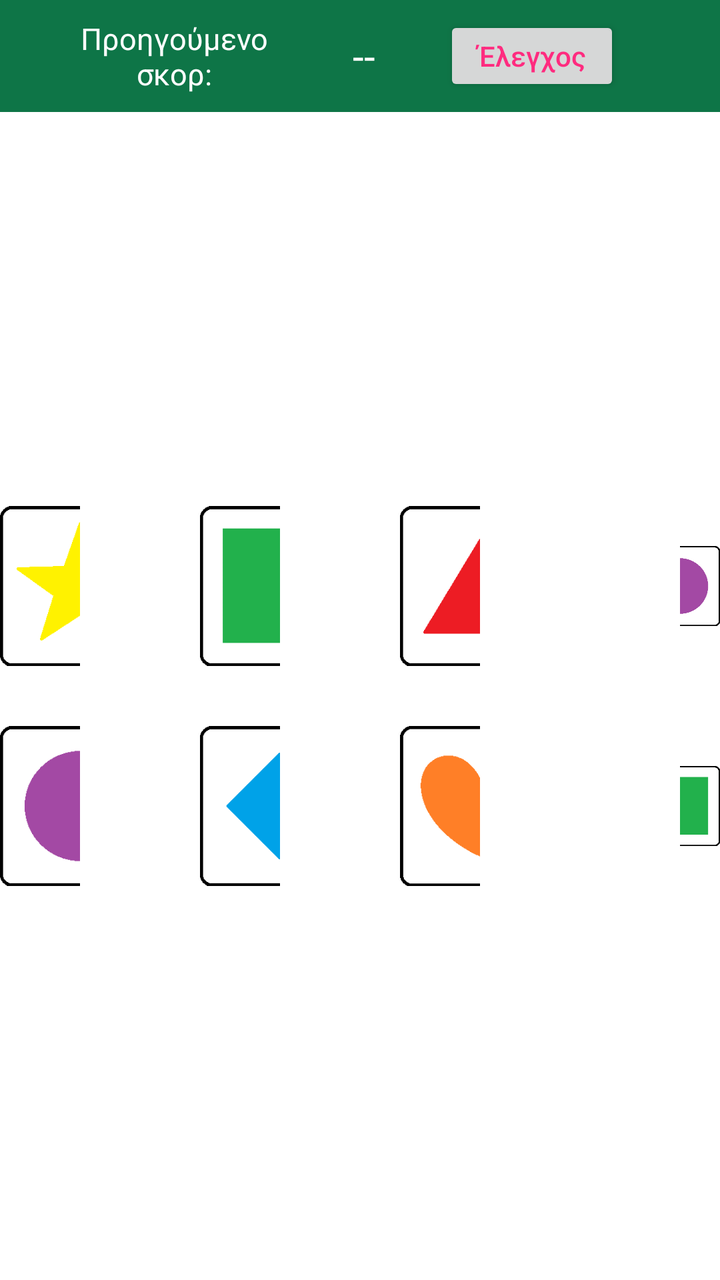
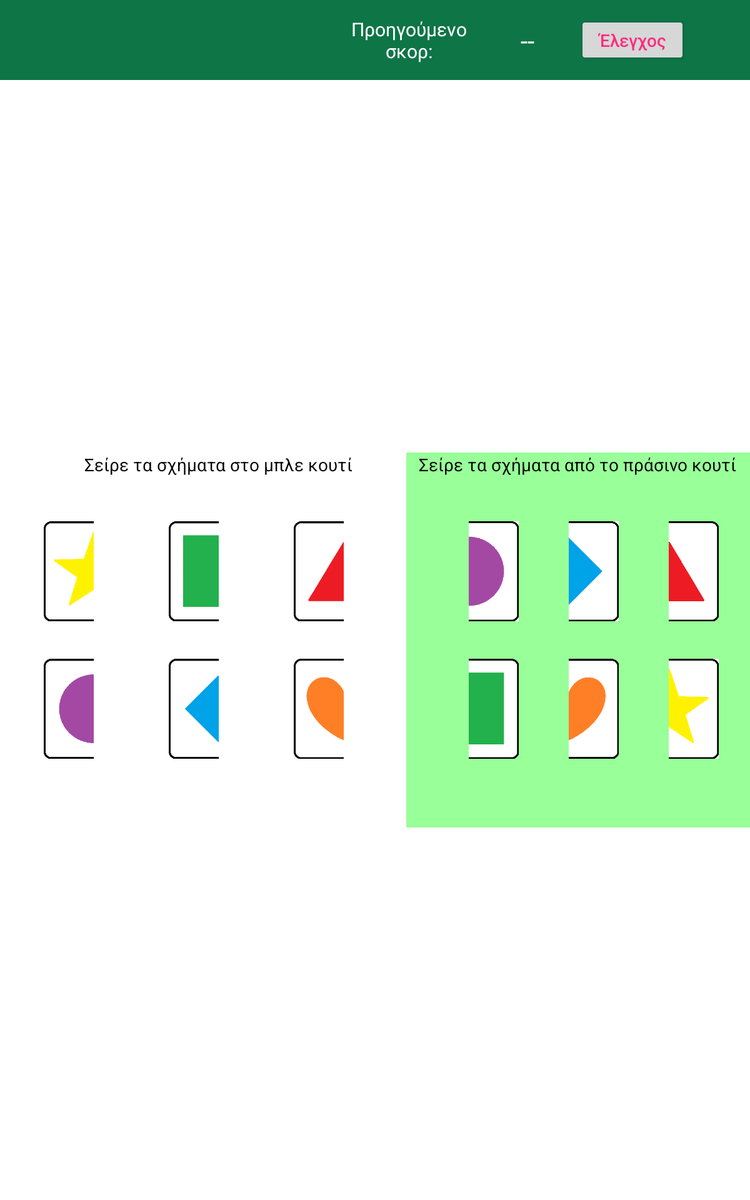

Compare how this app lays out the same screen by default and in its alternative resource folder. The renders come first, then the two layout files and the values they reference.
<!-- AndroidManifest.xml: application theme Theme.AppCompat.Light.NoActionBar -->
<!-- res/layout/activity_complete_the_shape.xml -->
<?xml version="1.0" encoding="utf-8"?>
<RelativeLayout
    xmlns:android="http://schemas.android.com/apk/res/android"
    xmlns:app="http://schemas.android.com/apk/res-auto"
    xmlns:tools="http://schemas.android.com/tools"
    android:layout_width="match_parent"
    android:layout_height="match_parent"
    tools:context=".Correct_wrong"
    android:id="@+id/mainlayout"
    android:background="@color/white">
    <RelativeLayout
        android:layout_width="match_parent"
        android:layout_height="wrap_content">
        <include layout="@layout/appbar"
            android:id="@+id/toolbar"/>
    </RelativeLayout>
    <RelativeLayout
        android:layout_width="match_parent"
        android:layout_height="fill_parent"
        android:layout_marginTop="?attr/actionBarSize">
        <RelativeLayout
            android:layout_width="wrap_content"
            android:layout_height="wrap_content"
            android:layout_centerInParent="true">
           <ImageView
               android:id="@+id/first_complete"
               android:layout_width="40dp"
               android:layout_height="80dp"
               android:src="@drawable/star_left"/>
            <ImageView
                android:id="@+id/second_complete"
                android:layout_width="40dp"
                android:layout_height="80dp"
                android:layout_toEndOf="@+id/first_complete"/>
            <ImageView
                android:id="@+id/third_complete"
                android:layout_width="40dp"
                android:layout_height="80dp"
                android:src="@drawable/square_left"
                android:layout_toEndOf="@+id/second_complete"
                android:layout_marginLeft="20dp"/>
            <ImageView
                android:id="@+id/fourth_complete"
                android:layout_width="40dp"
                android:layout_height="80dp"
                android:layout_toEndOf="@+id/third_complete"/>
            <ImageView
                android:id="@+id/fifth_complete"
                android:layout_width="40dp"
                android:layout_height="80dp"
                android:src="@drawable/triangle_left"
                android:layout_toEndOf="@+id/fourth_complete"
                android:layout_marginLeft="20dp"/>
            <ImageView
                android:id="@+id/sixth_complete"
                android:layout_width="40dp"
                android:layout_height="80dp"
                android:layout_toEndOf="@+id/fifth_complete"/>
            <ImageView
                android:id="@+id/drag1_complete"
                android:layout_width="40dp"
                android:layout_height="80dp"
                android:src="@drawable/circle_right"
                android:layout_toEndOf="@+id/sixth_complete"
                android:layout_marginLeft="60dp"/>

            <ImageView
                android:id="@+id/drag2_complete"
                android:layout_width="40dp"
                android:layout_height="80dp"
                android:src="@drawable/rombos_right"
                android:layout_toEndOf="@+id/drag1_complete"
                android:layout_marginLeft="40dp"/>
            <ImageView
                android:id="@+id/drag3_complete"
                android:layout_width="40dp"
                android:layout_height="80dp"
                android:src="@drawable/triangle_right"
                android:layout_toEndOf="@+id/drag2_complete"
                android:layout_marginLeft="40dp"/>
            <ImageView
                android:id="@+id/first_complete2"
                android:layout_width="40dp"
                android:layout_height="80dp"
                android:layout_marginTop="30dp"
                android:src="@drawable/circle_left"
                android:layout_below="@+id/first_complete"/>
            <ImageView
                android:id="@+id/second_complete2"
                android:layout_width="40dp"
                android:layout_height="80dp"
                android:layout_marginTop="30dp"
                android:layout_toEndOf="@+id/first_complete2"
                android:layout_below="@+id/first_complete"/>
            <ImageView
                android:id="@+id/third_complete2"
                android:layout_width="40dp"
                android:layout_height="80dp"
                android:layout_marginTop="30dp"
                android:src="@drawable/rombos_left"
                android:layout_toEndOf="@+id/second_complete2"
                android:layout_marginLeft="20dp"
                android:layout_below="@+id/first_complete"/>
            <ImageView
                android:id="@+id/fourth_complete2"
                android:layout_width="40dp"
                android:layout_height="80dp"
                android:layout_marginTop="30dp"
                android:layout_toEndOf="@+id/third_complete2"
                android:layout_below="@+id/first_complete"/>
            <ImageView
                android:id="@+id/fifth_complete2"
                android:layout_width="40dp"
                android:layout_height="80dp"
                android:layout_marginTop="30dp"
                android:src="@drawable/heart_left"
                android:layout_toEndOf="@+id/fourth_complete2"
                android:layout_marginLeft="20dp"
                android:layout_below="@+id/first_complete"/>
            <ImageView
                android:id="@+id/sixth_complete2"
                android:layout_width="40dp"
                android:layout_height="80dp"
                android:layout_marginTop="30dp"
                android:layout_toEndOf="@+id/fifth_complete2"
                android:layout_below="@+id/first_complete"/>
            <ImageView
                android:id="@+id/drag1_complete2"
                android:layout_width="40dp"
                android:layout_height="80dp"
                android:layout_marginTop="30dp"
                android:src="@drawable/square_right"
                android:layout_toEndOf="@+id/sixth_complete2"
                android:layout_marginLeft="60dp"
                android:layout_below="@+id/first_complete"/>
            <ImageView
                android:id="@+id/drag2_complete2"
                android:layout_width="40dp"
                android:layout_height="80dp"
                android:layout_marginTop="30dp"
                android:src="@drawable/heart_right"
                android:layout_toEndOf="@+id/drag1_complete2"
                android:layout_marginLeft="40dp"
                android:layout_below="@+id/first_complete"/>
            <ImageView
                android:id="@+id/drag3_complete2"
                android:layout_width="40dp"
                android:layout_height="80dp"
                android:layout_marginTop="30dp"
                android:src="@drawable/star_right"
                android:layout_toEndOf="@+id/drag2_complete"
                android:layout_marginLeft="40dp"
                android:layout_below="@+id/first_complete"/>
        </RelativeLayout>
    </RelativeLayout>
</RelativeLayout>
<!-- res/layout/appbar.xml (included above) -->
<?xml version="1.0" encoding="utf-8"?>
<RelativeLayout
    xmlns:android="http://schemas.android.com/apk/res/android"
    android:layout_width="match_parent"
    android:layout_height="?attr/actionBarSize"
    xmlns:app="http://schemas.android.com/apk/res-auto"
    android:background="@color/background"
    android:id="@+id/appbar"
    app:titleTextColor="@color/white"
    android:gravity="center_vertical">
    <ImageButton
        android:id="@+id/backbutton"
        android:layout_width="wrap_content"
        android:layout_height="wrap_content"
        android:padding="15dp"
        android:background="@drawable/ic_baseline_arrow_back_24"
        android:layout_marginVertical="10dp"
        android:layout_marginHorizontal="5dp"
        android:layout_centerVertical="true"/>

    <ImageButton
        android:id="@+id/homebutton"
        android:layout_width="wrap_content"
        android:layout_height="wrap_content"
        android:padding="15dp"
        android:background="@drawable/ic_baseline_home_24"
        android:layout_marginVertical="10dp"
        android:layout_marginHorizontal="5dp"
        android:layout_centerVertical="true"
        android:layout_toEndOf="@+id/backbutton"/>

    <TextView
        android:id="@+id/title"
        android:layout_width="0dp"
        android:layout_height="30dp"
        android:layout_marginStart="5dp"
        android:layout_toEndOf="@+id/homebutton"
        android:layout_centerVertical="true"
        android:textColor="@color/white"
        android:gravity="center_vertical"
        android:textSize="15sp"
        android:layout_marginRight="30dp"
        android:layout_toStartOf="@+id/prev_score"
        android:singleLine="true"
        android:marqueeRepeatLimit="marquee_forever"
        android:ellipsize="marquee"
        android:scrollHorizontally="true"/>
    <TextView
        android:id="@+id/prev_score"
        android:layout_width="110dp"
        android:layout_height="match_parent"
        android:layout_centerVertical="true"
        android:textColor="@color/white"
        android:padding="5dp"
        android:textSize="15sp"
        android:text="Προηγούμενο σκορ:"
        android:gravity="center"
        android:layout_toStartOf="@+id/score"/>
    <TextView
        android:id="@+id/score"
        android:layout_width="80dp"
        android:layout_height="match_parent"
        android:layout_centerVertical="true"
        android:textColor="@color/white"
        android:gravity="center"
        android:textSize="20sp"
        android:text="--"
        android:paddingVertical="10dp"
        android:layout_toStartOf="@+id/check"/>
    <Button
        android:layout_alignParentEnd="true"
        android:id="@+id/check"
        android:layout_width="wrap_content"
        android:layout_height="40dp"
        android:layout_marginRight="50dp"
        android:layout_centerVertical="true"
        android:textAlignment="center"
        android:text="Έλεγχος"
        android:textAllCaps="false"
        android:textColor="@color/register_login"/>
</RelativeLayout>
<!-- resources referenced by this layout -->
<resources>
  <color name="background">#0E7547</color>
  <color name="register_login">#FF2B7F</color>
  <color name="white">#FFFFFFFF</color>
  <!-- drawable circle_left: png bitmap (drawable-v24, 1637 bytes) -->
  <!-- drawable circle_right: png bitmap (drawable-v24, 1224 bytes) -->
  <!-- drawable heart_left: png bitmap (drawable-v24, 1724 bytes) -->
  <!-- drawable heart_right: png bitmap (drawable-v24, 1752 bytes) -->
  <!-- drawable rombos_left: png bitmap (drawable-v24, 1682 bytes) -->
  <!-- drawable rombos_right: png bitmap (drawable-v24, 1391 bytes) -->
  <!-- drawable square_left: png bitmap (drawable-v24, 1493 bytes) -->
  <!-- drawable square_right: png bitmap (drawable-v24, 1476 bytes) -->
  <!-- drawable star_left: png bitmap (drawable-v24, 1415 bytes) -->
  <!-- drawable star_right: png bitmap (drawable-v24, 1348 bytes) -->
  <!-- drawable triangle_left: png bitmap (drawable-v24, 1616 bytes) -->
  <!-- drawable triangle_right: png bitmap (drawable-v24, 1608 bytes) -->
</resources>
<!-- res/layout-large/activity_complete_the_shape.xml (the repository's variant of the layout above) -->
<!-- drawn on a 7-inch tablet held upright -->
<?xml version="1.0" encoding="utf-8"?>
<RelativeLayout
    xmlns:android="http://schemas.android.com/apk/res/android"
    xmlns:app="http://schemas.android.com/apk/res-auto"
    xmlns:tools="http://schemas.android.com/tools"
    android:layout_width="match_parent"
    android:layout_height="match_parent"
    tools:context=".Correct_wrong"
    android:id="@+id/mainlayout"
    android:background="@color/white">
    <RelativeLayout
        android:layout_width="match_parent"
        android:layout_height="wrap_content">
        <include layout="@layout/appbar"
            android:id="@+id/toolbar"/>
        <ImageButton
            android:id="@+id/restart"
            android:layout_width="wrap_content"
            android:layout_height="wrap_content"
            android:background="@drawable/ic_baseline_refresh_24"
            android:padding="10dp"
            android:layout_centerVertical="true"
            android:layout_marginLeft="100dp"/>
    </RelativeLayout>
    <RelativeLayout
        android:layout_width="match_parent"
        android:layout_height="fill_parent"
        android:layout_marginTop="?attr/actionBarSize">
        <RelativeLayout
            android:id="@+id/colour1"
            android:layout_width="300dp"
            android:layout_height="300dp"
            android:background="@color/light_blue"
            android:layout_alignStart="@+id/main"
            android:layout_centerVertical="true">
            <TextView
                android:layout_width="wrap_content"
                android:layout_height="wrap_content"
                android:textColor="@color/black"
                android:text="Σείρε τα σχήματα στο μπλε κουτί"
                android:layout_centerHorizontal="true"/>
        </RelativeLayout>
        <RelativeLayout
            android:id="@+id/colour2"
            android:layout_width="300dp"
            android:layout_height="300dp"
            android:background="@color/background_color"
            android:layout_toEndOf="@id/colour1"
            android:layout_centerVertical="true">
        <TextView
            android:layout_width="wrap_content"
            android:layout_height="wrap_content"
            android:textColor="@color/black"
            android:text="Σείρε τα σχήματα από το πράσινο κουτί"
            android:layout_centerHorizontal="true"/>
        </RelativeLayout>
        <RelativeLayout
            android:id="@+id/main"
            android:layout_width="wrap_content"
            android:layout_height="wrap_content"
            android:layout_centerInParent="true">
           <ImageView
               android:id="@+id/first_complete"
               android:layout_width="40dp"
               android:layout_height="80dp"
               android:src="@drawable/star_left"
               android:layout_marginLeft="10dp"/>
            <ImageView
                android:id="@+id/second_complete"
                android:layout_width="40dp"
                android:layout_height="80dp"
                android:layout_toEndOf="@+id/first_complete"/>
            <ImageView
                android:id="@+id/third_complete"
                android:layout_width="40dp"
                android:layout_height="80dp"
                android:src="@drawable/square_left"
                android:layout_toEndOf="@+id/second_complete"
                android:layout_marginLeft="20dp"/>
            <ImageView
                android:id="@+id/fourth_complete"
                android:layout_width="40dp"
                android:layout_height="80dp"
                android:layout_toEndOf="@+id/third_complete"/>
            <ImageView
                android:id="@+id/fifth_complete"
                android:layout_width="40dp"
                android:layout_height="80dp"
                android:src="@drawable/triangle_left"
                android:layout_toEndOf="@+id/fourth_complete"
                android:layout_marginLeft="20dp"/>
            <ImageView
                android:id="@+id/sixth_complete"
                android:layout_width="40dp"
                android:layout_height="80dp"
                android:layout_toEndOf="@+id/fifth_complete"/>
            <ImageView
                android:id="@+id/drag1_complete"
                android:layout_width="40dp"
                android:layout_height="80dp"
                android:src="@drawable/circle_right"
                android:layout_toEndOf="@+id/sixth_complete"
                android:layout_marginLeft="60dp"/>

            <ImageView
                android:id="@+id/drag2_complete"
                android:layout_width="40dp"
                android:layout_height="80dp"
                android:src="@drawable/rombos_right"
                android:layout_toEndOf="@+id/drag1_complete"
                android:layout_marginLeft="40dp"/>
            <ImageView
                android:id="@+id/drag3_complete"
                android:layout_width="40dp"
                android:layout_height="80dp"
                android:src="@drawable/triangle_right"
                android:layout_toEndOf="@+id/drag2_complete"
                android:layout_marginLeft="40dp"/>
            <ImageView
                android:id="@+id/first_complete2"
                android:layout_width="40dp"
                android:layout_height="80dp"
                android:layout_marginTop="30dp"
                android:src="@drawable/circle_left"
                android:layout_below="@+id/first_complete"
                android:layout_marginLeft="10dp"/>
            <ImageView
                android:id="@+id/second_complete2"
                android:layout_width="40dp"
                android:layout_height="80dp"
                android:layout_marginTop="30dp"
                android:layout_toEndOf="@+id/first_complete2"
                android:layout_below="@+id/first_complete"/>
            <ImageView
                android:id="@+id/third_complete2"
                android:layout_width="40dp"
                android:layout_height="80dp"
                android:layout_marginTop="30dp"
                android:src="@drawable/rombos_left"
                android:layout_toEndOf="@+id/second_complete2"
                android:layout_marginLeft="20dp"
                android:layout_below="@+id/first_complete"/>
            <ImageView
                android:id="@+id/fourth_complete2"
                android:layout_width="40dp"
                android:layout_height="80dp"
                android:layout_marginTop="30dp"
                android:layout_toEndOf="@+id/third_complete2"
                android:layout_below="@+id/first_complete"/>
            <ImageView
                android:id="@+id/fifth_complete2"
                android:layout_width="40dp"
                android:layout_height="80dp"
                android:layout_marginTop="30dp"
                android:src="@drawable/heart_left"
                android:layout_toEndOf="@+id/fourth_complete2"
                android:layout_marginLeft="20dp"
                android:layout_below="@+id/first_complete"/>
            <ImageView
                android:id="@+id/sixth_complete2"
                android:layout_width="40dp"
                android:layout_height="80dp"
                android:layout_marginTop="30dp"
                android:layout_toEndOf="@+id/fifth_complete2"
                android:layout_below="@+id/first_complete"/>
            <ImageView
                android:id="@+id/drag1_complete2"
                android:layout_width="40dp"
                android:layout_height="80dp"
                android:layout_marginTop="30dp"
                android:src="@drawable/square_right"
                android:layout_toEndOf="@+id/sixth_complete2"
                android:layout_marginLeft="60dp"
                android:layout_below="@+id/first_complete"/>
            <ImageView
                android:id="@+id/drag2_complete2"
                android:layout_width="40dp"
                android:layout_height="80dp"
                android:layout_marginTop="30dp"
                android:src="@drawable/heart_right"
                android:layout_toEndOf="@+id/drag1_complete2"
                android:layout_marginLeft="40dp"
                android:layout_below="@+id/first_complete"/>
            <ImageView
                android:id="@+id/drag3_complete2"
                android:layout_width="40dp"
                android:layout_height="80dp"
                android:layout_marginTop="30dp"
                android:src="@drawable/star_right"
                android:layout_toEndOf="@+id/drag2_complete"
                android:layout_marginLeft="40dp"
                android:layout_below="@+id/first_complete"/>

        </RelativeLayout>
    </RelativeLayout>
</RelativeLayout>
<!-- resources referenced by the variant -->
<!-- as a 7-inch tablet held upright resolves them -->
<resources>
  <color name="background">#0E7547</color>
  <color name="background_color">#99FF99</color>
  <color name="black">#FF000000</color>
  <color name="register_login">#FF2B7F</color>
  <color name="white">#FFFFFFFF</color>
  <!-- drawable circle_left: png bitmap (drawable-v24, 1637 bytes) -->
  <!-- drawable circle_right: png bitmap (drawable-v24, 1224 bytes) -->
  <!-- drawable heart_left: png bitmap (drawable-v24, 1724 bytes) -->
  <!-- drawable heart_right: png bitmap (drawable-v24, 1752 bytes) -->
  <!-- drawable rombos_left: png bitmap (drawable-v24, 1682 bytes) -->
  <!-- drawable rombos_right: png bitmap (drawable-v24, 1391 bytes) -->
  <!-- drawable square_left: png bitmap (drawable-v24, 1493 bytes) -->
  <!-- drawable square_right: png bitmap (drawable-v24, 1476 bytes) -->
  <!-- drawable star_left: png bitmap (drawable-v24, 1415 bytes) -->
  <!-- drawable star_right: png bitmap (drawable-v24, 1348 bytes) -->
  <!-- drawable triangle_left: png bitmap (drawable-v24, 1616 bytes) -->
  <!-- drawable triangle_right: png bitmap (drawable-v24, 1608 bytes) -->
</resources>
